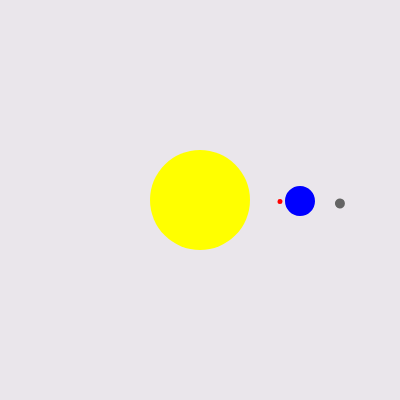
Frame 1 (no input)
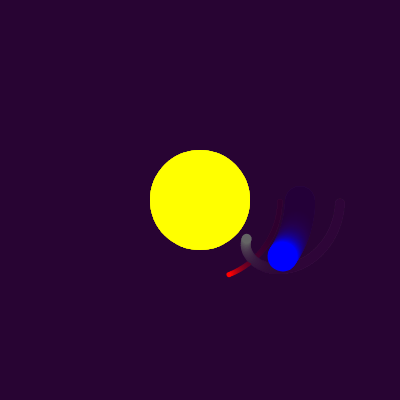
Frame 60 (no input)
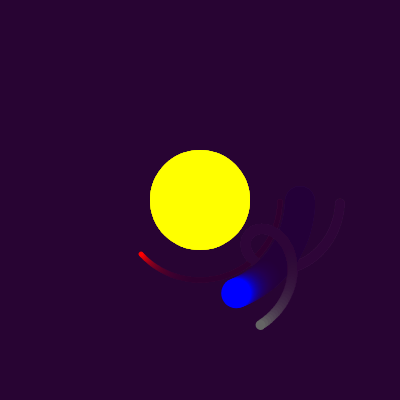
Frame 120 (the mouse pressed at the canvas centre since frame 60)

The p5.js sketch that drew these frames (run headless with seeded random() and noise() and a simulated clock; from frame 60 on, the mouse is pressed at the canvas centre):

// p5.js sketch
// ── sketch.js

function setup() {
    createCanvas(400,400);
}  

function desenhaTerra() {
    push();
    rotate(0.01*frameCount);
    translate(width/4,0);
    fill("blue");
    noStroke();
    circle(0,0,30);
    rotate(0.05*frameCount);
    translate(40,0);
    desenhaLua();
    pop();
}

function desenhaMercurio() {
    push();
    rotate(0.02*frameCount);
    translate(width/4-20,0);
    fill("red");
    noStroke();
    circle(0,0,5);
    pop();
}


function desenhaLua() {
    fill(100);
    noStroke();
    circle(0,0,10);
}

function desenhaSol() 
{
    fill("yellow");
    noStroke();
    circle(0,0,100);

    desenhaTerra();

    desenhaMercurio();
}

function draw() {
    background(45, 3, 59, 25);
    translate(width/2, height/2);
    desenhaSol();
}
